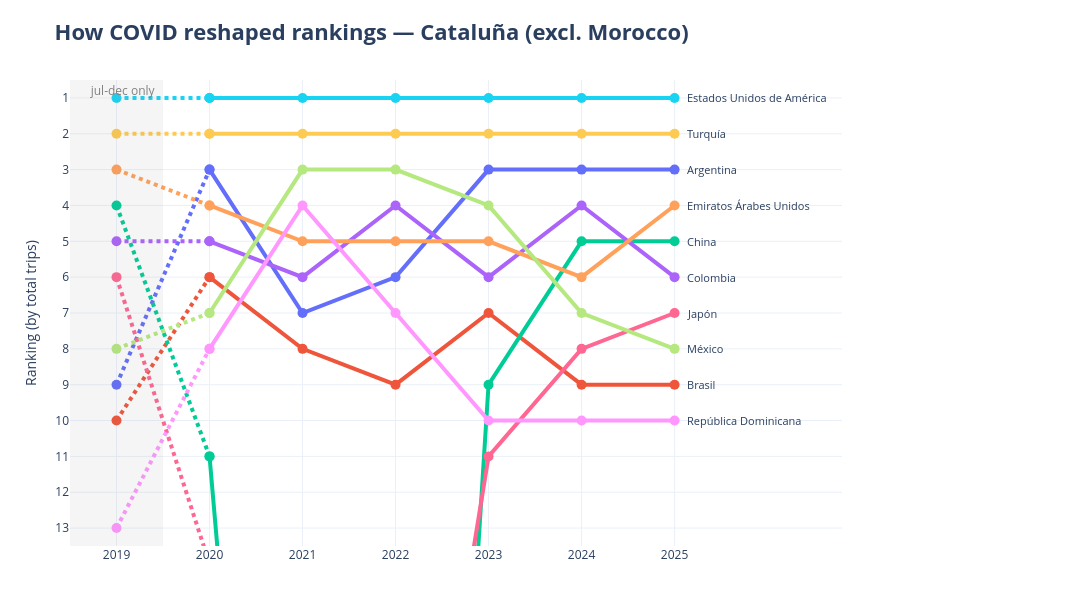
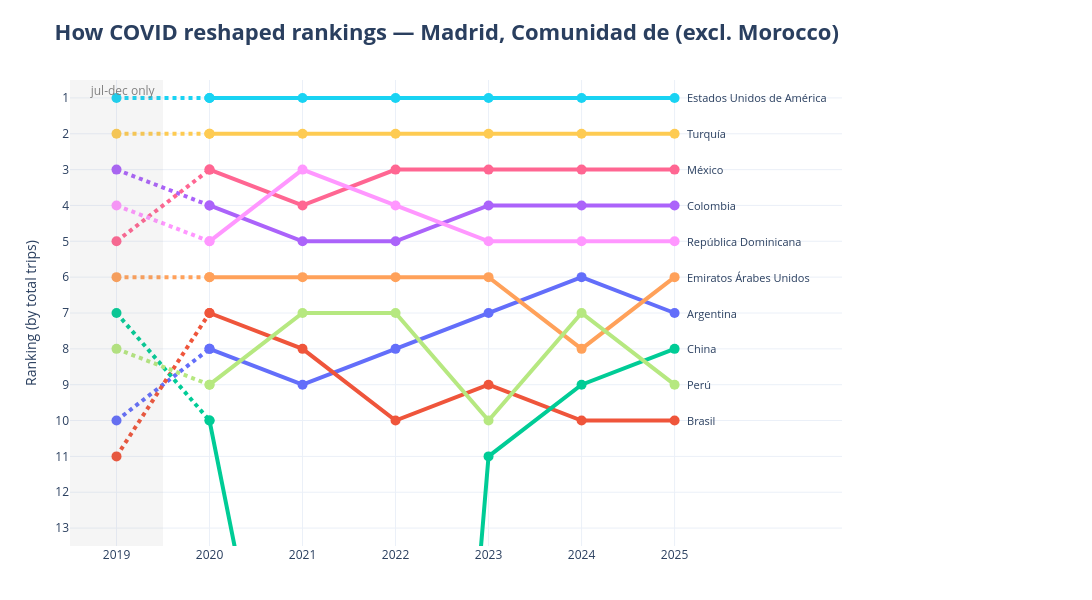

The notebook cell these images were saved under, in order:
### Markdown cell above
---

### Code cell
def plot_regional_bump_chart(community_name, source_df):
    filtered_df = source_df[
        (source_df['autonomous_community'] == community_name) & 
        (source_df['continent'] != 'Europa') &
        (source_df['destination_clean'] != 'marruecos')
    ].copy()
    
    rank_df = (
        filtered_df
        .groupby(["year", "destination"])["total_tourists"]
        .sum()
        .reset_index()
    )
    rank_df = rank_df[rank_df["year"] < 2026]
    
    rank_df["rank"] = (
        rank_df.groupby("year")["total_tourists"]
        .rank(ascending=False)
        .astype(int)
    )
    
    top10_list = (
        filtered_df
        .groupby("destination")["total_tourists"]
        .sum()
        .nlargest(10)
        .index.tolist()
    )
    
    plot_data = rank_df[rank_df["destination"].isin(top10_list)].copy()
    
    fig = go.Figure()
    colors = px.colors.qualitative.Plotly

    for i, dest in enumerate(plot_data["destination"].unique()):
        sub = plot_data[plot_data["destination"] == dest].sort_values("year")
        col = colors[i % len(colors)]
        
        early = sub[sub["year"] <= 2020]
        fig.add_trace(go.Scatter(
            x=early["year"], y=early["rank"],
            mode="lines+markers",
            line=dict(color=col, width=4, dash="dot"),
            marker=dict(size=10, color=col),
            showlegend=False,
            customdata=early[["destination", "total_tourists"]].values,
            hovertemplate="%{customdata[0]}<br>Rank: %{y}<br>Tourists: %{customdata[1]:,.0f}<extra></extra>",
        ))
        
        late = sub[sub["year"] >= 2020]
        fig.add_trace(go.Scatter(
            x=late["year"], y=late["rank"],
            mode="lines+markers",
            line=dict(color=col, width=4),
            marker=dict(size=10, color=col),
            showlegend=False,
            customdata=late[["destination", "total_tourists"]].values,
            hovertemplate="%{customdata[0]}<br>Rank: %{y}<br>Tourists: %{customdata[1]:,.0f}<extra></extra>",
        ))

    fig.add_vrect(
        x0=2018.5, x1=2019.5,
        fillcolor="gray", opacity=0.08,
        line_width=0,
        annotation_text="      jul-dec only",
        annotation_position="top left",
        annotation_font=dict(size=12, color="gray"),
    )

    for dest in plot_data["destination"].unique():
        last = plot_data[plot_data["destination"] == dest].iloc[-1]
        fig.add_annotation(
            x=last["year"], y=last["rank"],
            text=dest,
            xanchor="left", xshift=10,
            showarrow=False,
            font=dict(size=11),
        )

    fig.update_xaxes(
        tickmode="array",
        range=[2018.5, 2026.8],
        tickvals=sorted(plot_data["year"].unique()),
    )
    
    fig.update_yaxes(range=[13.5, 0.5], tickmode="linear", dtick=1)
    fig.update_layout(
        title=f"<b>How COVID reshaped rankings — {community_name} (excl. Morocco)</b>",
        title_font_size=22,
        yaxis_title="Ranking (by total trips)",
        xaxis_title="",
        template="plotly_white",
        height=600,
        width=1400,
        margin=dict(
        l=70,
        r=250,
        t=80,
        b=50
    )
)

    fig.show()

plot_regional_bump_chart("Cataluña", df_geo_all)
plot_regional_bump_chart("Madrid, Comunidad de", df_geo_all)

### Figure 1 — Plotly figure (JSON) as saved in the notebook; plotly's stock layout.template omitted (floating-point values rounded to 4 significant figures)
{"data": [{"customdata": [["Argentina", 4209], ["Argentina", 3552]], "hovertemplate": "%{customdata[0]}<br>Rank: %{y}<br>Tourists: %{customdata[1]:,.0f}<extra></extra>", "line": {"color": "#636EFA", "dash": "dot", "width": 4}, "marker": {"color": "#636EFA", "size": 10}, "mode": "lines+markers", "showlegend": false, "type": "scatter", "x": [2019, 2020], "y": [9, 3]}, {"customdata": [["Argentina", 3552], ["Argentina", 3017], ["Argentina", 8229], ["Argentina", 12816], ["Argentina", 16691], ["Argentina", 19618]], "hovertemplate": "%{customdata[0]}<br>Rank: %{y}<br>Tourists: %{customdata[1]:,.0f}<extra></extra>", "line": {"color": "#636EFA", "width": 4}, "marker": {"color": "#636EFA", "size": 10}, "mode": "lines+markers", "showlegend": false, "type": "scatter", "x": [2020, 2021, 2022, 2023, 2024, 2025], "y": [3, 7, 6, 3, 3, 3]}, {"customdata": [["Brasil", 3628], ["Brasil", 2918]], "hovertemplate": "%{customdata[0]}<br>Rank: %{y}<br>Tourists: %{customdata[1]:,.0f}<extra></extra>", "line": {"color": "#EF553B", "dash": "dot", "width": 4}, "marker": {"color": "#EF553B", "size": 10}, "mode": "lines+markers", "showlegend": false, "type": "scatter", "x": [2019, 2020], "y": [10, 6]}, {"customdata": [["Brasil", 2918], ["Brasil", 2476], ["Brasil", 5884], ["Brasil", 9085], ["Brasil", 11581], ["Brasil", 10561]], "hovertemplate": "%{customdata[0]}<br>Rank: %{y}<br>Tourists: %{customdata[1]:,.0f}<extra></extra>", "line": {"color": "#EF553B", "width": 4}, "marker": {"color": "#EF553B", "size": 10}, "mode": "lines+markers", "showlegend": false, "type": "scatter", "x": [2020, 2021, 2022, 2023, 2024, 2025], "y": [6, 8, 9, 7, 9, 9]}, {"customdata": [["China", 6601], ["China", 1481]], "hovertemplate": "%{customdata[0]}<br>Rank: %{y}<br>Tourists: %{customdata[1]:,.0f}<extra></extra>", "line": {"color": "#00CC96", "dash": "dot", "width": 4}, "marker": {"color": "#00CC96", "size": 10}, "mode": "lines+markers", "showlegend": false, "type": "scatter", "x": [2019, 2020], "y": [4, 11]}, {"customdata": [["China", 1481], ["China", 76], ["China", 229], ["China", 6749], ["China", 14661], ["China", 17235]], "hovertemplate": "%{customdata[0]}<br>Rank: %{y}<br>Tourists: %{customdata[1]:,.0f}<extra></extra>", "line": {"color": "#00CC96", "width": 4}, "marker": {"color": "#00CC96", "size": 10}, "mode": "lines+markers", "showlegend": false, "type": "scatter", "x": [2020, 2021, 2022, 2023, 2024, 2025], "y": [11, 41, 50, 9, 5, 5]}, {"customdata": [["Colombia", 6411], ["Colombia", 3232]], "hovertemplate": "%{customdata[0]}<br>Rank: %{y}<br>Tourists: %{customdata[1]:,.0f}<extra></extra>", "line": {"color": "#AB63FA", "dash": "dot", "width": 4}, "marker": {"color": "#AB63FA", "size": 10}, "mode": "lines+markers", "showlegend": false, "type": "scatter", "x": [2019, 2020], "y": [5, 5]}, {"customdata": [["Colombia", 3232], ["Colombia", 3771], ["Colombia", 9174], ["Colombia", 11625], ["Colombia", 14893], ["Colombia", 14535]], "hovertemplate": "%{customdata[0]}<br>Rank: %{y}<br>Tourists: %{customdata[1]:,.0f}<extra></extra>", "line": {"color": "#AB63FA", "width": 4}, "marker": {"color": "#AB63FA", "size": 10}, "mode": "lines+markers", "showlegend": false, "type": "scatter", "x": [2020, 2021, 2022, 2023, 2024, 2025], "y": [5, 6, 4, 6, 4, 6]}, {"customdata": [["Emiratos Árabes Unidos", 6948], ["Emiratos Árabes Unidos", 3431]], "hovertemplate": "%{customdata[0]}<br>Rank: %{y}<br>Tourists: %{customdata[1]:,.0f}<extra></extra>", "line": {"color": "#FFA15A", "dash": "dot", "width": 4}, "marker": {"color": "#FFA15A", "size": 10}, "mode": "lines+markers", "showlegend": false, "type": "scatter", "x": [2019, 2020], "y": [3, 4]}, {"customdata": [["Emiratos Árabes Unidos", 3431], ["Emiratos Árabes Unidos", 4505], ["Emiratos Árabes Unidos", 8595], ["Emiratos Árabes Unidos", 11935], ["Emiratos Árabes Unidos", 14532], ["Emiratos Árabes Unidos", 18779]], "hovertemplate": "%{customdata[0]}<br>Rank: %{y}<br>Tourists: %{customdata[1]:,.0f}<extra></extra>", "line": {"color": "#FFA15A", "width": 4}, "marker": {"color": "#FFA15A", "size": 10}, "mode": "lines+markers", "showlegend": false, "type": "scatter", "x": [2020, 2021, 2022, 2023, 2024, 2025], "y": [4, 5, 5, 5, 6, 4]}, {"customdata": [["Estados Unidos de América", 99125], ["Estados Unidos de América", 30107]], "hovertemplate": "%{customdata[0]}<br>Rank: %{y}<br>Tourists: %{customdata[1]:,.0f}<extra></extra>", "line": {"color": "#19D3F3", "dash": "dot", "width": 4}, "marker": {"color": "#19D3F3", "size": 10}, "mode": "lines+markers", "showlegend": false, "type": "scatter", "x": [2019, 2020], "y": [1, 1]}, {"customdata": [["Estados Unidos de América", 30107], ["Estados Unidos de América", 17522], ["Estados Unidos de América", 104861], ["Estados Unidos de América", 123652], ["Estados Unidos de América", 151480], ["Estados Unidos de América", 100167]], "hovertemplate": "%{customdata[0]}<br>Rank: %{y}<br>Tourists: %{customdata[1]:,.0f}<extra></extra>", "line": {"color": "#19D3F3", "width": 4}, "marker": {"color": "#19D3F3", "size": 10}, "mode": "lines+markers", "showlegend": false, "type": "scatter", "x": [2020, 2021, 2022, 2023, 2024, 2025], "y": [1, 1, 1, 1, 1, 1]}, {"customdata": [["Japón", 6324], ["Japón", 975]], "hovertemplate": "%{customdata[0]}<br>Rank: %{y}<br>Tourists: %{customdata[1]:,.0f}<extra></extra>", "line": {"color": "#FF6692", "dash": "dot", "width": 4}, "marker": {"color": "#FF6692", "size": 10}, "mode": "lines+markers", "showlegend": false, "type": "scatter", "x": [2019, 2020], "y": [6, 14]}, {"customdata": [["Japón", 975], ["Japón", 175], ["Japón", 860], ["Japón", 6240], ["Japón", 13709], ["Japón", 13353]], "hovertemplate": "%{customdata[0]}<br>Rank: %{y}<br>Tourists: %{customdata[1]:,.0f}<extra></extra>", "line": {"color": "#FF6692", "width": 4}, "marker": {"color": "#FF6692", "size": 10}, "mode": "lines+markers", "showlegend": false, "type": "scatter", "x": [2020, 2021, 2022, 2023, 2024, 2025], "y": [14, 34, 27, 11, 8, 7]}, {"customdata": [["México", 5168], ["México", 2783]], "hovertemplate": "%{customdata[0]}<br>Rank: %{y}<br>Tourists: %{customdata[1]:,.0f}<extra></extra>", "line": {"color": "#B6E880", "dash": "dot", "width": 4}, "marker": {"color": "#B6E880", "size": 10}, "mode": "lines+markers", "showlegend": false, "type": "scatter", "x": [2019, 2020], "y": [8, 7]}, {"customdata": [["México", 2783], ["México", 6877], ["México", 10418], ["México", 12635], ["México", 13933], ["México", 13225]], "hovertemplate": "%{customdata[0]}<br>Rank: %{y}<br>Tourists: %{customdata[1]:,.0f}<extra></extra>", "line": {"color": "#B6E880", "width": 4}, "marker": {"color": "#B6E880", "size": 10}, "mode": "lines+markers", "showlegend": false, "type": "scatter", "x": [2020, 2021, 2022, 2023, 2024, 2025], "y": [7, 3, 3, 4, 7, 8]}, {"customdata": [["República Dominicana", 3547], ["República Dominicana", 2203]], "hovertemplate": "%{customdata[0]}<br>Rank: %{y}<br>Tourists: %{customdata[1]:,.0f}<extra></extra>", "line": {"color": "#FF97FF", "dash": "dot", "width": 4}, "marker": {"color": "#FF97FF", "size": 10}, "mode": "lines+markers", "showlegend": false, "type": "scatter", "x": [2019, 2020], "y": [13, 8]}, {"customdata": [["República Dominicana", 2203], ["República Dominicana", 5003], ["República Dominicana", 6949], ["República Dominicana", 6482], ["República Dominicana", 7896], ["República Dominicana", 9804]], "hovertemplate": "%{customdata[0]}<br>Rank: %{y}<br>Tourists: %{customdata[1]:,.0f}<extra></extra>", "line": {"color": "#FF97FF", "width": 4}, "marker": {"color": "#FF97FF", "size": 10}, "mode": "lines+markers", "showlegend": false, "type": "scatter", "x": [2020, 2021, 2022, 2023, 2024, 2025], "y": [8, 4, 7, 10, 10, 10]}, {"customdata": [["Turquía", 20457], ["Turquía", 9269]], "hovertemplate": "%{customdata[0]}<br>Rank: %{y}<br>Tourists: %{customdata[1]:,.0f}<extra></extra>", "line": {"color": "#FECB52", "dash": "dot", "width": 4}, "marker": {"color": "#FECB52", "size": 10}, "mode": "lines+markers", "showlegend": false, "type": "scatter", "x": [2019, 2020], "y": [2, 2]}, {"customdata": [["Turquía", 9269], ["Turquía", 17505], ["Turquía", 35829], ["Turquía", 45691], ["Turquía", 53068], ["Turquía", 30756]], "hovertemplate": "%{customdata[0]}<br>Rank: %{y}<br>Tourists: %{customdata[1]:,.0f}<extra></extra>", "line": {"color": "#FECB52", "width": 4}, "marker": {"color": "#FECB52", "size": 10}, "mode": "lines+markers", "showlegend": false, "type": "scatter", "x": [2020, 2021, 2022, 2023, 2024, 2025], "y": [2, 2, 2, 2, 2, 2]}], "layout": {"annotations": [{"font": {"color": "gray", "size": 12}, "showarrow": false, "text": "      jul-dec only", "x": 2018.0, "xanchor": "left", "xref": "x", "y": 1, "yanchor": "top", "yref": "y domain"}, {"font": {"size": 11}, "showarrow": false, "text": "Argentina", "x": 2025, "xanchor": "left", "xshift": 10, "y": 3}, {"font": {"size": 11}, "showarrow": false, "text": "Brasil", "x": 2025, "xanchor": "left", "xshift": 10, "y": 9}, {"font": {"size": 11}, "showarrow": false, "text": "China", "x": 2025, "xanchor": "left", "xshift": 10, "y": 5}, {"font": {"size": 11}, "showarrow": false, "text": "Colombia", "x": 2025, "xanchor": "left", "xshift": 10, "y": 6}, {"font": {"size": 11}, "showarrow": false, "text": "Emiratos Árabes Unidos", "x": 2025, "xanchor": "left", "xshift": 10, "y": 4}, {"font": {"size": 11}, "showarrow": false, "text": "Estados Unidos de América", "x": 2025, "xanchor": "left", "xshift": 10, "y": 1}, {"font": {"size": 11}, "showarrow": false, "text": "Japón", "x": 2025, "xanchor": "left", "xshift": 10, "y": 7}, {"font": {"size": 11}, "showarrow": false, "text": "México", "x": 2025, "xanchor": "left", "xshift": 10, "y": 8}, {"font": {"size": 11}, "showarrow": false, "text": "República Dominicana", "x": 2025, "xanchor": "left", "xshift": 10, "y": 10}, {"font": {"size": 11}, "showarrow": false, "text": "Turquía", "x": 2025, "xanchor": "left", "xshift": 10, "y": 2}], "height": 600, "margin": {"b": 50, "l": 70, "r": 250, "t": 80}, "shapes": [{"fillcolor": "gray", "line": {"width": 0}, "opacity": 0.08, "type": "rect", "x0": 2018.0, "x1": 2020.0, "xref": "x", "y0": 0, "y1": 1, "yref": "y domain"}], "title": {"font": {"size": 22}, "text": "<b>How COVID reshaped rankings — Cataluña (excl. Morocco)</b>"}, "width": 1400, "xaxis": {"range": [2018.0, 2027.0], "tickmode": "array", "tickvals": [2019, 2020, 2021, 2022, 2023, 2024, 2025], "title": {"text": ""}}, "yaxis": {"dtick": 1, "range": [13.5, 0.5], "tickmode": "linear", "title": {"text": "Ranking (by total trips)"}}}}

### Figure 2 — Plotly figure (JSON) as saved in the notebook; plotly's stock layout.template omitted (floating-point values rounded to 4 significant figures)
{"data": [{"customdata": [["Argentina", 7281], ["Argentina", 4749]], "hovertemplate": "%{customdata[0]}<br>Rank: %{y}<br>Tourists: %{customdata[1]:,.0f}<extra></extra>", "line": {"color": "#636EFA", "dash": "dot", "width": 4}, "marker": {"color": "#636EFA", "size": 10}, "mode": "lines+markers", "showlegend": false, "type": "scatter", "x": [2019, 2020], "y": [10, 8]}, {"customdata": [["Argentina", 4749], ["Argentina", 3434], ["Argentina", 11166], ["Argentina", 16200], ["Argentina", 21488], ["Argentina", 24238]], "hovertemplate": "%{customdata[0]}<br>Rank: %{y}<br>Tourists: %{customdata[1]:,.0f}<extra></extra>", "line": {"color": "#636EFA", "width": 4}, "marker": {"color": "#636EFA", "size": 10}, "mode": "lines+markers", "showlegend": false, "type": "scatter", "x": [2020, 2021, 2022, 2023, 2024, 2025], "y": [8, 9, 8, 7, 6, 7]}, {"customdata": [["Brasil", 6974], ["Brasil", 4805]], "hovertemplate": "%{customdata[0]}<br>Rank: %{y}<br>Tourists: %{customdata[1]:,.0f}<extra></extra>", "line": {"color": "#EF553B", "dash": "dot", "width": 4}, "marker": {"color": "#EF553B", "size": 10}, "mode": "lines+markers", "showlegend": false, "type": "scatter", "x": [2019, 2020], "y": [11, 7]}, {"customdata": [["Brasil", 4805], ["Brasil", 3754], ["Brasil", 8661], ["Brasil", 13058], ["Brasil", 17314], ["Brasil", 19170]], "hovertemplate": "%{customdata[0]}<br>Rank: %{y}<br>Tourists: %{customdata[1]:,.0f}<extra></extra>", "line": {"color": "#EF553B", "width": 4}, "marker": {"color": "#EF553B", "size": 10}, "mode": "lines+markers", "showlegend": false, "type": "scatter", "x": [2020, 2021, 2022, 2023, 2024, 2025], "y": [7, 8, 10, 9, 10, 10]}, {"customdata": [["China", 8883], ["China", 2770]], "hovertemplate": "%{customdata[0]}<br>Rank: %{y}<br>Tourists: %{customdata[1]:,.0f}<extra></extra>", "line": {"color": "#00CC96", "dash": "dot", "width": 4}, "marker": {"color": "#00CC96", "size": 10}, "mode": "lines+markers", "showlegend": false, "type": "scatter", "x": [2019, 2020], "y": [7, 10]}, {"customdata": [["China", 2770], ["China", 861], ["China", 847], ["China", 9786], ["China", 18815], ["China", 23085]], "hovertemplate": "%{customdata[0]}<br>Rank: %{y}<br>Tourists: %{customdata[1]:,.0f}<extra></extra>", "line": {"color": "#00CC96", "width": 4}, "marker": {"color": "#00CC96", "size": 10}, "mode": "lines+markers", "showlegend": false, "type": "scatter", "x": [2020, 2021, 2022, 2023, 2024, 2025], "y": [10, 23, 42, 11, 9, 8]}, {"customdata": [["Colombia", 15665], ["Colombia", 7158]], "hovertemplate": "%{customdata[0]}<br>Rank: %{y}<br>Tourists: %{customdata[1]:,.0f}<extra></extra>", "line": {"color": "#AB63FA", "dash": "dot", "width": 4}, "marker": {"color": "#AB63FA", "size": 10}, "mode": "lines+markers", "showlegend": false, "type": "scatter", "x": [2019, 2020], "y": [3, 4]}, {"customdata": [["Colombia", 7158], ["Colombia", 10444], ["Colombia", 21272], ["Colombia", 24805], ["Colombia", 34057], ["Colombia", 30606]], "hovertemplate": "%{customdata[0]}<br>Rank: %{y}<br>Tourists: %{customdata[1]:,.0f}<extra></extra>", "line": {"color": "#AB63FA", "width": 4}, "marker": {"color": "#AB63FA", "size": 10}, "mode": "lines+markers", "showlegend": false, "type": "scatter", "x": [2020, 2021, 2022, 2023, 2024, 2025], "y": [4, 5, 5, 4, 4, 4]}, {"customdata": [["Emiratos Árabes Unidos", 11601], ["Emiratos Árabes Unidos", 4848]], "hovertemplate": "%{customdata[0]}<br>Rank: %{y}<br>Tourists: %{customdata[1]:,.0f}<extra></extra>", "line": {"color": "#FFA15A", "dash": "dot", "width": 4}, "marker": {"color": "#FFA15A", "size": 10}, "mode": "lines+markers", "showlegend": false, "type": "scatter", "x": [2019, 2020], "y": [6, 6]}, {"customdata": [["Emiratos Árabes Unidos", 4848], ["Emiratos Árabes Unidos", 6374], ["Emiratos Árabes Unidos", 12312], ["Emiratos Árabes Unidos", 16272], ["Emiratos Árabes Unidos", 18818], ["Emiratos Árabes Unidos", 24991]], "hovertemplate": "%{customdata[0]}<br>Rank: %{y}<br>Tourists: %{customdata[1]:,.0f}<extra></extra>", "line": {"color": "#FFA15A", "width": 4}, "marker": {"color": "#FFA15A", "size": 10}, "mode": "lines+markers", "showlegend": false, "type": "scatter", "x": [2020, 2021, 2022, 2023, 2024, 2025], "y": [6, 6, 6, 6, 8, 6]}, {"customdata": [["Estados Unidos de América", 137959], ["Estados Unidos de América", 51926]], "hovertemplate": "%{customdata[0]}<br>Rank: %{y}<br>Tourists: %{customdata[1]:,.0f}<extra></extra>", "line": {"color": "#19D3F3", "dash": "dot", "width": 4}, "marker": {"color": "#19D3F3", "size": 10}, "mode": "lines+markers", "showlegend": false, "type": "scatter", "x": [2019, 2020], "y": [1, 1]}, {"customdata": [["Estados Unidos de América", 51926], ["Estados Unidos de América", 43125], ["Estados Unidos de América", 179715], ["Estados Unidos de América", 203203], ["Estados Unidos de América", 234907], ["Estados Unidos de América", 156101]], "hovertemplate": "%{customdata[0]}<br>Rank: %{y}<br>Tourists: %{customdata[1]:,.0f}<extra></extra>", "line": {"color": "#19D3F3", "width": 4}, "marker": {"color": "#19D3F3", "size": 10}, "mode": "lines+markers", "showlegend": false, "type": "scatter", "x": [2020, 2021, 2022, 2023, 2024, 2025], "y": [1, 1, 1, 1, 1, 1]}, {"customdata": [["México", 12957], ["México", 7532]], "hovertemplate": "%{customdata[0]}<br>Rank: %{y}<br>Tourists: %{customdata[1]:,.0f}<extra></extra>", "line": {"color": "#FF6692", "dash": "dot", "width": 4}, "marker": {"color": "#FF6692", "size": 10}, "mode": "lines+markers", "showlegend": false, "type": "scatter", "x": [2019, 2020], "y": [5, 3]}, {"customdata": [["México", 7532], ["México", 14692], ["México", 25138], ["México", 31509], ["México", 38171], ["México", 35366]], "hovertemplate": "%{customdata[0]}<br>Rank: %{y}<br>Tourists: %{customdata[1]:,.0f}<extra></extra>", "line": {"color": "#FF6692", "width": 4}, "marker": {"color": "#FF6692", "size": 10}, "mode": "lines+markers", "showlegend": false, "type": "scatter", "x": [2020, 2021, 2022, 2023, 2024, 2025], "y": [3, 4, 3, 3, 3, 3]}, {"customdata": [["Perú", 8653], ["Perú", 4029]], "hovertemplate": "%{customdata[0]}<br>Rank: %{y}<br>Tourists: %{customdata[1]:,.0f}<extra></extra>", "line": {"color": "#B6E880", "dash": "dot", "width": 4}, "marker": {"color": "#B6E880", "size": 10}, "mode": "lines+markers", "showlegend": false, "type": "scatter", "x": [2019, 2020], "y": [8, 9]}, {"customdata": [["Perú", 4029], ["Perú", 4725], ["Perú", 11216], ["Perú", 12800], ["Perú", 20025], ["Perú", 20640]], "hovertemplate": "%{customdata[0]}<br>Rank: %{y}<br>Tourists: %{customdata[1]:,.0f}<extra></extra>", "line": {"color": "#B6E880", "width": 4}, "marker": {"color": "#B6E880", "size": 10}, "mode": "lines+markers", "showlegend": false, "type": "scatter", "x": [2020, 2021, 2022, 2023, 2024, 2025], "y": [9, 7, 7, 10, 7, 9]}, {"customdata": [["República Dominicana", 12999], ["República Dominicana", 6994]], "hovertemplate": "%{customdata[0]}<br>Rank: %{y}<br>Tourists: %{customdata[1]:,.0f}<extra></extra>", "line": {"color": "#FF97FF", "dash": "dot", "width": 4}, "marker": {"color": "#FF97FF", "size": 10}, "mode": "lines+markers", "showlegend": false, "type": "scatter", "x": [2019, 2020], "y": [4, 5]}, {"customdata": [["República Dominicana", 6994], ["República Dominicana", 20592], ["República Dominicana", 22308], ["República Dominicana", 17746], ["República Dominicana", 23182], ["República Dominicana", 26674]], "hovertemplate": "%{customdata[0]}<br>Rank: %{y}<br>Tourists: %{customdata[1]:,.0f}<extra></extra>", "line": {"color": "#FF97FF", "width": 4}, "marker": {"color": "#FF97FF", "size": 10}, "mode": "lines+markers", "showlegend": false, "type": "scatter", "x": [2020, 2021, 2022, 2023, 2024, 2025], "y": [5, 3, 4, 5, 5, 5]}, {"customdata": [["Turquía", 25095], ["Turquía", 10957]], "hovertemplate": "%{customdata[0]}<br>Rank: %{y}<br>Tourists: %{customdata[1]:,.0f}<extra></extra>", "line": {"color": "#FECB52", "dash": "dot", "width": 4}, "marker": {"color": "#FECB52", "size": 10}, "mode": "lines+markers", "showlegend": false, "type": "scatter", "x": [2019, 2020], "y": [2, 2]}, {"customdata": [["Turquía", 10957], ["Turquía", 20762], ["Turquía", 44007], ["Turquía", 53601], ["Turquía", 61850], ["Turquía", 40434]], "hovertemplate": "%{customdata[0]}<br>Rank: %{y}<br>Tourists: %{customdata[1]:,.0f}<extra></extra>", "line": {"color": "#FECB52", "width": 4}, "marker": {"color": "#FECB52", "size": 10}, "mode": "lines+markers", "showlegend": false, "type": "scatter", "x": [2020, 2021, 2022, 2023, 2024, 2025], "y": [2, 2, 2, 2, 2, 2]}], "layout": {"annotations": [{"font": {"color": "gray", "size": 12}, "showarrow": false, "text": "      jul-dec only", "x": 2018.0, "xanchor": "left", "xref": "x", "y": 1, "yanchor": "top", "yref": "y domain"}, {"font": {"size": 11}, "showarrow": false, "text": "Argentina", "x": 2025, "xanchor": "left", "xshift": 10, "y": 7}, {"font": {"size": 11}, "showarrow": false, "text": "Brasil", "x": 2025, "xanchor": "left", "xshift": 10, "y": 10}, {"font": {"size": 11}, "showarrow": false, "text": "China", "x": 2025, "xanchor": "left", "xshift": 10, "y": 8}, {"font": {"size": 11}, "showarrow": false, "text": "Colombia", "x": 2025, "xanchor": "left", "xshift": 10, "y": 4}, {"font": {"size": 11}, "showarrow": false, "text": "Emiratos Árabes Unidos", "x": 2025, "xanchor": "left", "xshift": 10, "y": 6}, {"font": {"size": 11}, "showarrow": false, "text": "Estados Unidos de América", "x": 2025, "xanchor": "left", "xshift": 10, "y": 1}, {"font": {"size": 11}, "showarrow": false, "text": "México", "x": 2025, "xanchor": "left", "xshift": 10, "y": 3}, {"font": {"size": 11}, "showarrow": false, "text": "Perú", "x": 2025, "xanchor": "left", "xshift": 10, "y": 9}, {"font": {"size": 11}, "showarrow": false, "text": "República Dominicana", "x": 2025, "xanchor": "left", "xshift": 10, "y": 5}, {"font": {"size": 11}, "showarrow": false, "text": "Turquía", "x": 2025, "xanchor": "left", "xshift": 10, "y": 2}], "height": 600, "margin": {"b": 50, "l": 70, "r": 250, "t": 80}, "shapes": [{"fillcolor": "gray", "line": {"width": 0}, "opacity": 0.08, "type": "rect", "x0": 2018.0, "x1": 2020.0, "xref": "x", "y0": 0, "y1": 1, "yref": "y domain"}], "title": {"font": {"size": 22}, "text": "<b>How COVID reshaped rankings — Madrid, Comunidad de (excl. Morocco)</b>"}, "width": 1400, "xaxis": {"range": [2018.0, 2027.0], "tickmode": "array", "tickvals": [2019, 2020, 2021, 2022, 2023, 2024, 2025], "title": {"text": ""}}, "yaxis": {"dtick": 1, "range": [13.5, 0.5], "tickmode": "linear", "title": {"text": "Ranking (by total trips)"}}}}
